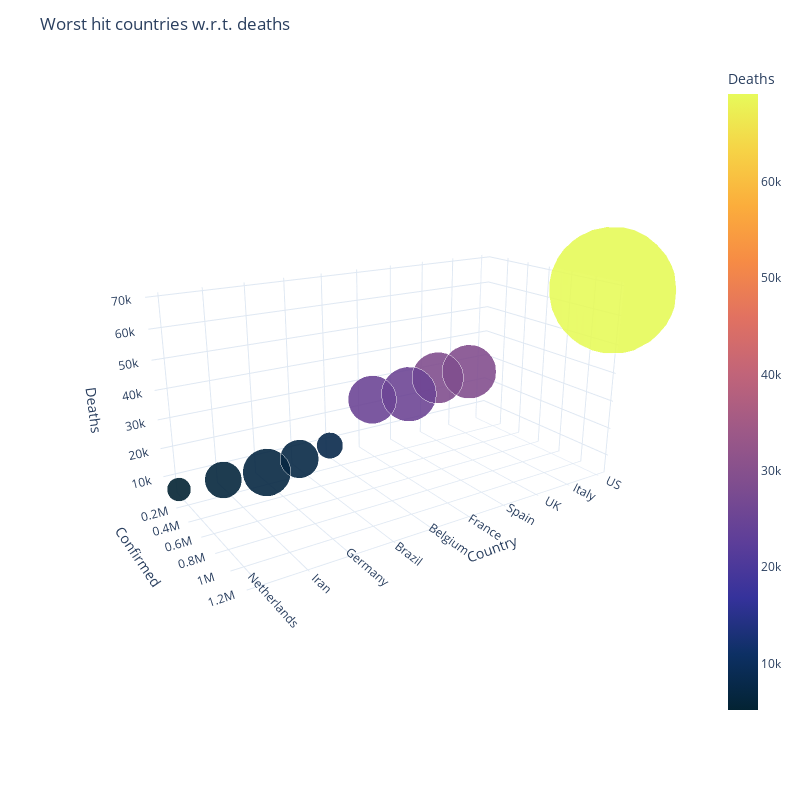

The code cell stored with this chart in its notebook:
### Code cell
df = country_df.sort_values('Deaths', ascending=False).head(10)

fig = px.scatter_3d(
    df, x="Country", y="Confirmed", z="Deaths",
    color="Deaths", size="Confirmed", size_max=125, hover_name="Country",
    color_continuous_scale="Thermal", opacity=0.90,
)

fig.update_layout(
    title="Worst hit countries w.r.t. deaths",
    autosize=False,
    width=800,
    height=800,
    template='plotly_white',
)

fig.update_layout(
    scene_aspectmode='manual',
    scene_aspectratio=dict(x=4, y=2, z=2),
    scene = dict(
        xaxis=dict(
            tickmode='linear'
        )
    ),
    scene_camera = dict(
        eye=dict(x=4, y=6.1, z=2.5)
    )
)


#fig.write_image("images/worst_hit_deaths_3d.pdf")

fig.show()

### Figure 1 — Plotly figure (JSON) as saved in the notebook; plotly's stock layout.template omitted (floating-point values rounded to 4 significant figures)
{"data": [{"hovertemplate": "<b>%{hovertext}</b><br><br>Country=%{x}<br>Confirmed=%{marker.size}<br>Deaths=%{marker.color}<extra></extra>", "hovertext": ["US", "Italy", "UK", "Spain", "France", "Belgium", "Brazil", "Germany", "Iran", "Netherlands"], "legendgroup": "", "marker": {"color": [69079, 29079, 28809, 25428, 25204, 8016, 7367, 6993, 6340, 5184], "coloraxis": "coloraxis", "opacity": 0.9, "size": [1181885, 211938, 191832, 218011, 169583, 50509, 108620, 166304, 99970, 41285], "sizemode": "area", "sizeref": 75.64, "symbol": "circle"}, "mode": "markers", "name": "", "scene": "scene", "showlegend": false, "type": "scatter3d", "x": ["US", "Italy", "UK", "Spain", "France", "Belgium", "Brazil", "Germany", "Iran", "Netherlands"], "y": [1181885, 211938, 191832, 218011, 169583, 50509, 108620, 166304, 99970, 41285], "z": [69079, 29079, 28809, 25428, 25204, 8016, 7367, 6993, 6340, 5184]}], "layout": {"autosize": false, "coloraxis": {"colorbar": {"title": {"text": "Deaths"}}, "colorscale": [[0, "rgb(3, 35, 51)"], [0.09091, "rgb(13, 48, 100)"], [0.1818, "rgb(53, 50, 155)"], [0.2727, "rgb(93, 62, 153)"], [0.3636, "rgb(126, 77, 143)"], [0.4545, "rgb(158, 89, 135)"], [0.5455, "rgb(193, 100, 121)"], [0.6364, "rgb(225, 113, 97)"], [0.7273, "rgb(246, 139, 69)"], [0.8182, "rgb(251, 173, 60)"], [0.9091, "rgb(246, 211, 70)"], [1, "rgb(231, 250, 90)"]]}, "height": 800, "legend": {"itemsizing": "constant", "tracegroupgap": 0}, "margin": {"t": 60}, "scene": {"aspectmode": "manual", "aspectratio": {"x": 4, "y": 2, "z": 2}, "camera": {"eye": {"x": 4, "y": 6.1, "z": 2.5}}, "domain": {"x": [0, 1], "y": [0, 1]}, "xaxis": {"tickmode": "linear", "title": {"text": "Country"}}, "yaxis": {"title": {"text": "Confirmed"}}, "zaxis": {"title": {"text": "Deaths"}}}, "title": {"text": "Worst hit countries w.r.t. deaths"}, "width": 800, "yaxis": {"type": "log"}}}
